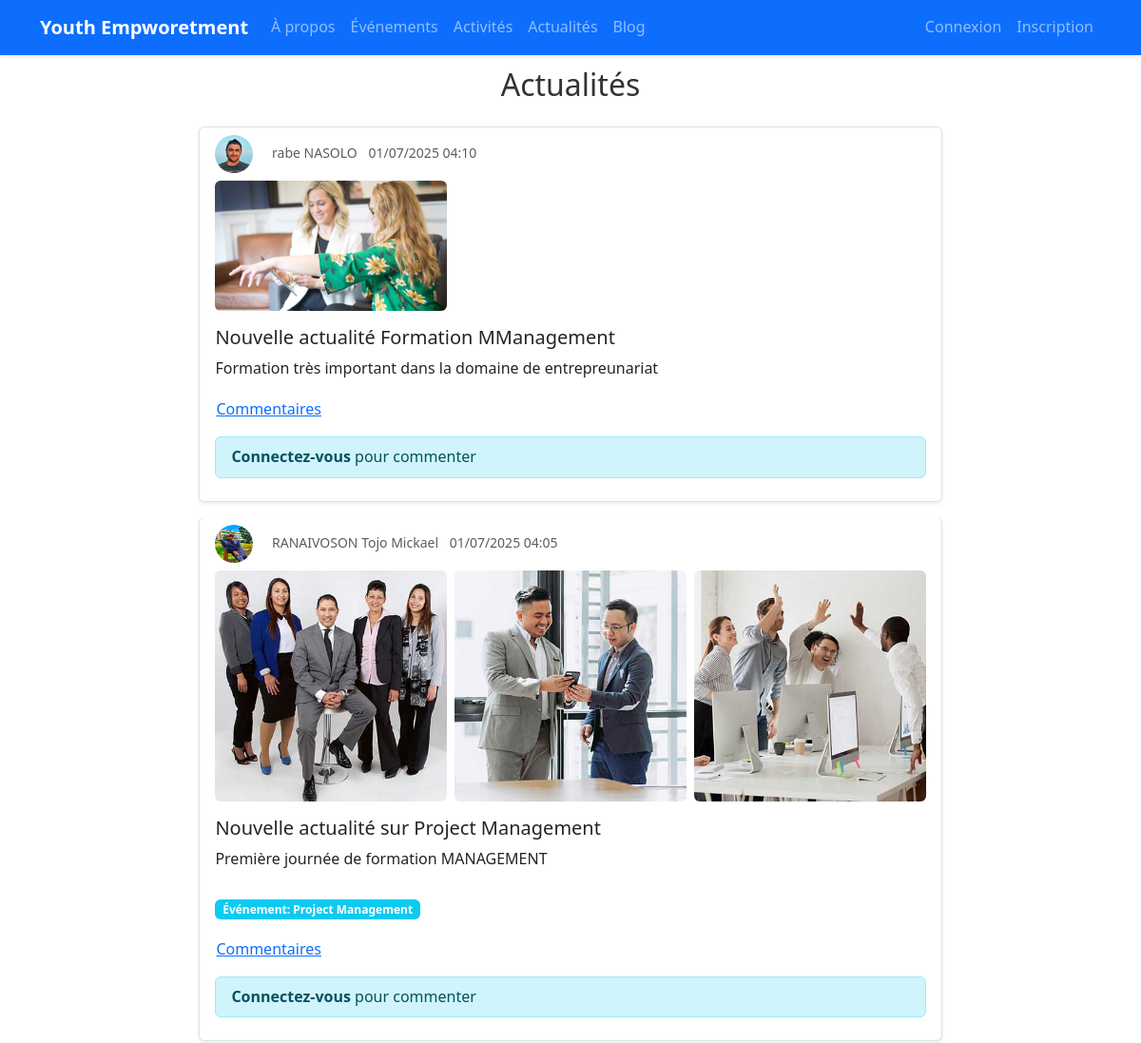
Page /actualite/ (upper part) on the earlier database version.
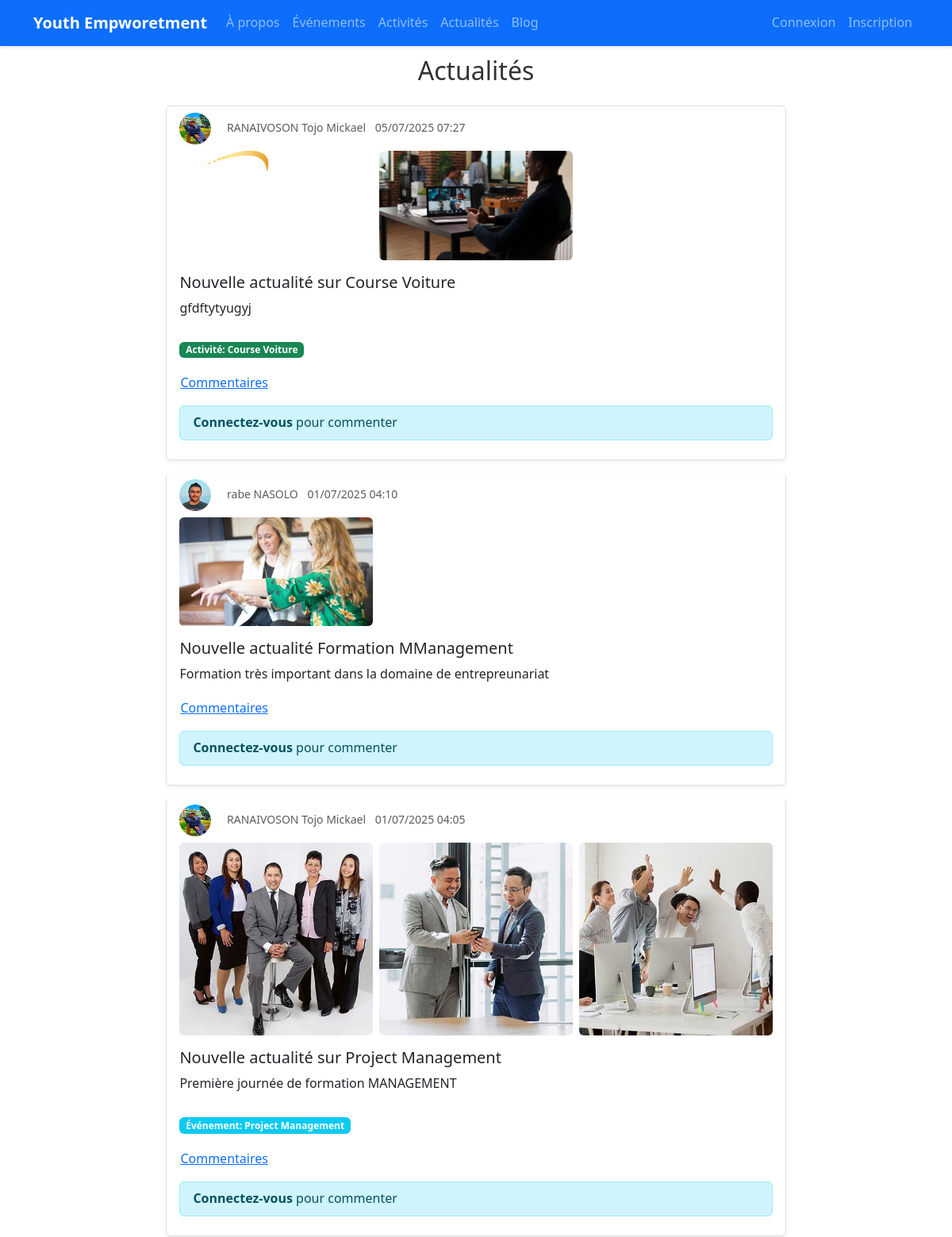
Same page on the later database version.
### AppActualite/models.py (models this page shows, shortened)
class Actualite (models.Model):
    ETAT_CHOICES = [
        ('brouillon', 'Brouillon'),
        ('en_attente', 'En attente de validation'),
        ('publie', 'Publié'),
        ('rejete', 'Rejeté'),
    ]
    auteur = models.ForeignKey(Utilisateur,on_delete=models.CASCADE)
    titre = models.CharField(max_length=50)
    contenue = models.TextField()
    date_publication = models.DateTimeField(auto_now_add=True)
    date_modification = models.DateTimeField(auto_now=True)
    etat = models.CharField(max_length=20, choices=ETAT_CHOICES, default='brouillon')
    evenement = models.ForeignKey(Evenement, on_delete=models.SET_NULL, null=True, blank=True)
    activite = models.ForeignKey(Activite, on_delete=models.SET_NULL, null=True, blank=True)
    class Meta:
        verbose_name = "Actualité"
        verbose_name_plural = "Actualités"
        ordering = ['-date_publication']

class ImageActualite(models.Model):
    actualite = models.ForeignKey(Actualite, related_name='images', on_delete=models.CASCADE)
    image = models.ImageField(upload_to='static/images/actualites/')
    ordre = models.PositiveIntegerField(default=0)
    class Meta:
        verbose_name = "imageActualite"
        verbose_name_plural = "imageActualite"
        ordering = ['ordre']

### AppMembre/models.py (models this page shows, shortened)
class Utilisateur(models.Model):
    nom = models.CharField(max_length=20)
    prenom = models.CharField(max_length=50)
    date_naissance = models.DateField()
    telephone = models.CharField(max_length=20)
    adresse = models.CharField(max_length=50,blank=True, null=True)
    photo = models.ImageField(upload_to='static/images/membres/')
    email = models.EmailField()
    mot_de_passe = models.TextField()
    date_inscription = models.DateField(auto_now_add=True)
    role = models.CharField(max_length=50)
    USERNAME_FIELD = 'email'
    REQUIRED_FIELD =['username']
    class Meta:
        verbose_name = "Utilisateur"
        verbose_name_plural = "Utilisateurs"

### AppActualite/views.py (the view)
# urls.py: path('actualite/',listActualite,name='actualite'),
def listActualite(request):
    staff = request.session.get('membres', {}).get('role') in ['admin', 'moderateur']
    filtre_etat = request.GET.get('filter','publie')
    actualites = Actualite.objects.all().prefetch_related(
        Prefetch('images',queryset=ImageActualite.objects.order_by('ordre'))
    )
    if staff:
        if filtre_etat == 'publie':
            actualites = actualites.filter(etat='publie')
        elif filtre_etat == 'en_attente':
            actualites = actualites.filter(etat='en_attente')
        elif filtre_etat == 'brouillon':
            actualites = actualites.filter(etat='brouillon')
    else:
        actualites = actualites.filter(etat='publie')
    pagination = Paginator(actualites, 10)
    page_number = request.GET.get('page')
    page_obj = pagination.get_page(page_number)
    context = {
        'actualites': page_obj,
        'staff': staff,
        'filtre_etat': filtre_etat,
    }
    return render(request, 'actualites/Liste.html', context)

### templates/actualites/Liste.html (shortened to what this page needs)
{% extends 'layouts/master.html' %}
{% load static %}
{% block content %}
<div class="container py-5">
    <h2 class="mb-4 text-center marg">Actualités</h2>
    <div class="list-group largeur">
        {% for actualite in actualites %}
        <div class="list-group-item mb-3 rounded shadow-sm">
            <div class="d-flex justify-content-between align-items-start">
                <div class="flex-grow-1">
                    <p class="text-muted small mb-2">
                        <img src="{{ actualite.auteur.photo.url }}" class="rounded-circle me-3" width="40" height="40" alt="">
                         {{ actualite.auteur.nom }} {{ actualite.auteur.prenom }}
                         {{ actualite.date_publication|date:"d/m/Y H:i" }}
                    </p>
                </div>
            </div>
            {% if actualite.images.all %}
            <div class="row g-2 mb-3">
                {% for image in actualite.images.all|slice:":3" %}
                <div class="col-md-4">
                    <img src="{{ image.image.url }}" class="img-fluid rounded" alt="{{ actualite.titre }}">
                </div>
                {% endfor %}
            </div>
            {% endif %}
            <h2 class="h5 mb-1">{{ actualite.titre }}</h2>
            <div class="mt-2 mb-3">
                {{ actualite.contenue|safe|linebreaks }}
            </div>
            <button class="btn btn-link text-primary p-0"
                    data-bs-toggle="modal"
                    data-bs-target="#commentairesModal"
                    onclick="loadComments({{ actualite.id }})">
                 Commentaires
            </button>
            {% if request.session.membres %}
            <form method="post" action="{% url 'ajouter_commentaire' actualite.id %}" class="mt-3">
                {% csrf_token %}
                <div class="input-group">
                    <input type="text" name="message" class="form-control" placeholder="Ajouter un commentaire..." required>
                    <button class="btn btn-primary" type="submit">
                        <i class="bi bi-send"></i> Envoyer
                    </button>
                </div>
            </form>
            {% else %}
            <div class="alert alert-info mt-3 py-2">
                <a href="{% url 'connexionPage' %}" class="alert-link">Connectez-vous</a> pour commenter
            </div>
            {% endif %}
        </div>
        {% empty %}
        <div class="alert alert-info">Aucune actualité disponible pour le moment.</div>
        {% endfor %}
    </div>
</div>
{% endblock %}

Differences in the rows shown:
added Actualite: auteur.nom "RANAIVOSON", auteur.prenom "Tojo Mickael", date_publication "05/07/2025 07:27", titre "Nouvelle actualité sur Course Voiture", contenue "gfdftytyugyj Activité: Course Voiture"
added ImageActualite: image (picture), shown under "RANAIVOSON"
added ImageActualite: image (picture), shown under "RANAIVOSON"
